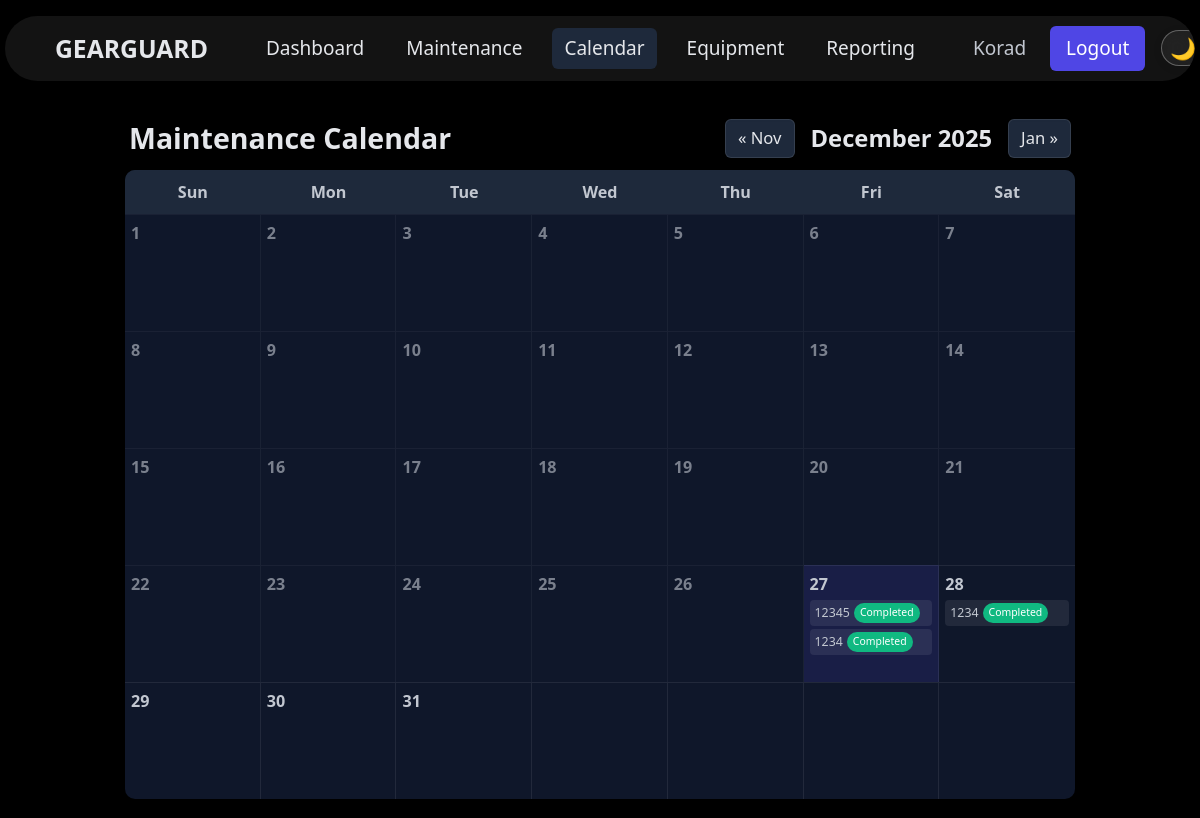
Page /calendar/ (signed in) on the committed database.
### maintenance/models.py (models this page shows, shortened)
class MaintenanceRecord(models.Model):
    STATUS_CHOICES = [
        ("scheduled", "Scheduled"),
        ("completed", "Completed"),
        ("overdue", "Overdue"),
    ]
    equipment = models.ForeignKey('equipment.Equipment', on_delete=models.CASCADE, related_name='maintenance_records')
    service_date = models.DateField()
    technician = models.CharField(max_length=100, blank=True)
    cost = models.DecimalField(max_digits=10, decimal_places=2, default=0)
    remarks = models.TextField(blank=True)
    next_due = models.DateField(null=True, blank=True)
    status = models.CharField(max_length=20, choices=STATUS_CHOICES, default='scheduled')

### equipment/models.py (models this page shows)
class Equipment(models.Model):
    STATUS_CHOICES = [
        ("active", "Active"),
        ("inactive", "Inactive"),
    ]
    asset_id = models.CharField(max_length=50, unique=True)
    name = models.CharField(max_length=120)
    category = models.ForeignKey(EquipmentCategory, on_delete=models.SET_NULL, null=True, related_name="equipments")
    company = models.CharField(max_length=100, blank=True)
    serial_no = models.CharField(max_length=100, blank=True)
    technician = models.CharField(max_length=100, blank=True)
    maintenance_team = models.CharField(max_length=100, blank=True)
    assigned_date = models.DateField(null=True, blank=True)
    maintenance_interval_days = models.PositiveIntegerField(default=90)
    status = models.CharField(max_length=20, choices=STATUS_CHOICES, default="active")
    description = models.TextField(blank=True)
    def __str__(self) -> str:
        return f"{self.asset_id} - {self.name}"

### gearguard/views.py (the view)
# urls.py: path('calendar/', calendar_view, name='calendar'),
@login_required
def calendar_view(request):
    from datetime import datetime, timedelta
    from maintenance.models import MaintenanceRecord
    import calendar
    today = datetime.now().date()
    year = int(request.GET.get('year', today.year))
    month = int(request.GET.get('month', today.month))
    first_day = datetime(year, month, 1).date()
    last_day = datetime(year, month, calendar.monthrange(year, month)[1]).date()
    records = (
        MaintenanceRecord.objects
        .filter(service_date__gte=first_day, service_date__lte=last_day)
        .select_related('equipment')
        .order_by('service_date')
    )
    records_by_date = {}
    for record in records:
        date_str = record.service_date.strftime('%Y-%m-%d')
        if date_str not in records_by_date:
            records_by_date[date_str] = []
        records_by_date[date_str].append(record)
    cal = calendar.monthcalendar(year, month)
    calendar_days = []
    for week in cal:
        week_days = []
        for day in week:
            if day == 0:
                week_days.append(None)  # Empty day (padding)
            else:
                current_date = datetime(year, month, day).date()
                date_str = current_date.strftime('%Y-%m-%d')
                week_days.append({
                    'day': day,
                    'date': current_date,
                    'records': records_by_date.get(date_str, []),
                    'is_today': current_date == today,
                    'is_past': current_date < today,
                })
        calendar_days.append(week_days)
    prev_month = datetime(year, month, 1) - timedelta(days=1)
    next_month = datetime(year, month, calendar.monthrange(year, month)[1]) + timedelta(days=1)
    context = {
        'calendar': calendar_days,
        'current_month': datetime(year, month, 1),
        'prev_month': prev_month,
        'next_month': next_month,
        'month_name': calendar.month_name[month],
        'year': year,
    }
    return render(request, 'calendar.html', context)

### templates/calendar.html (shortened to what this page needs)
{% extends 'base.html' %}
{% block content %}
<div class="calendar-container">
    <div class="calendar-header">
        <h1 style="margin: 0; font-size: 1.5rem;">Maintenance Calendar</h1>
        <div class="calendar-nav">
            <a href="?year={{ prev_month.year }}&month={{ prev_month.month }}" class="nav-button">&laquo; {{ prev_month|date:"M" }}</a>
            <h2>{{ month_name }} {{ year }}</h2>
            <a href="?year={{ next_month.year }}&month={{ next_month.month }}" class="nav-button">{{ next_month|date:"M" }} &raquo;</a>
        </div>
    </div>
    <div class="calendar-grid">
        <div class="calendar-weekdays">
            <div class="weekday">Sun</div>
            <div class="weekday">Mon</div>
            <div class="weekday">Tue</div>
            <div class="weekday">Wed</div>
            <div class="weekday">Thu</div>
            <div class="weekday">Fri</div>
            <div class="weekday">Sat</div>
        </div>
        <div class="calendar-weeks">
        {% for week in calendar %}
        <div class="calendar-week">
            {% for day in week %}
            {% if day %}
            <div class="calendar-day {% if day.is_today %}today{% endif %} {% if day.is_past %}past{% endif %}">
                <div class="day-number">{{ day.day }}</div>
                {% if day.records %}
                <div class="maintenance-items">
                    {% for record in day.records %}
                    <div class="maintenance-item" title="{{ record.equipment }} - {{ record.get_status_display }}">
                        <span class="equipment-name">{{ record.equipment.asset_id }}</span>
                        <span class="status-badge status-{{ record.status }}">{{ record.get_status_display }}</span>
                    </div>
                    {% endfor %}
                </div>
                {% endif %}
            </div>
            {% else %}
            <div class="calendar-day empty"></div>
            {% endif %}
            {% endfor %}
        </div>
        {% endfor %}
        </div>
    </div>
</div>
{% endblock %}

### templates/base.html (shortened to what this page needs)
<!doctype html>
<html lang="en" data-theme="dark">
<head>
    <link rel="stylesheet" href="https://cdn.jsdelivr.net/npm/@picocss/pico@2/css/pico.min.css">
</head>
<body>
    <div class="topbar-wrap">
        <div class="topbar">
            <a class="brand" href="/">GEARGUARD</a>
            <nav class="menu" id="mainMenu">
                <a href="/" class="{% if request.path == '/' %}active{% endif %}">Dashboard</a>
                <a href="/maintenance/"
                    class="{% if request.path == '/maintenance/' %}active{% endif %}">Maintenance</a>
                <a href="/calendar/" class="{% if request.path == '/calendar/' %}active{% endif %}">Calendar</a>
                <a href="/equipment/" class="{% if request.path == '/equipment/' %}active{% endif %}">Equipment</a>
                <a href="/notifications/"
                    class="{% if request.path == '/notifications/' %}active{% endif %}">Reporting</a>
            </nav>
            <div class="actions">
                {% if user.is_authenticated %}
                <span class="username">{{ user.username|title }}</span>
                <a class="cta" href="/users/logout/">Logout</a>
                {% else %}
                <a href="/users/login/">Login</a>
                <a class="cta" href="/users/signup/">Get Started</a>
                {% endif %}
                <button class="theme-toggle" id="themeToggle">🌙</button>
            </div>
        </div>
    </div>
    <main class="container">
        {% block content %}{% endblock %}
    </main>
</body>
</html>

### templates/base.html (style rules this page uses)
:root { --bar-bg: #0F172A; --pico-background-color: #000000; --bar-hover: #1E293B; --bar-radius: 10px; --bar-shadow: 0 6px 18px rgba(0, 0, 0, 0.35); --bar-text: #E5E7EB; --text-muted: #9CA3AF; --primary: #4F46E5; --success: #10B981; --warning: #F59E0B; --danger: #EF4444; --border-soft: rgba(255, 255, 255, 0.08); }
.topbar-wrap { position: fixed; top: 16px; left: 50%; transform: translateX(-50%); width: calc(100% - 10px); max-width: 1500px; background: rgba(26, 26, 26, 0.85); border-radius: 999px; backdrop-filter: blur(12px); box-shadow: 0 10px 30px rgba(0,0,0,0.3); overflow: hidden; z-index: 1000; }
.topbar { display: flex; align-items: center; justify-content: space-between; gap: 16px; padding: 10px 50px; width: 100%; box-sizing: border-box; }
main.container { margin-top: 100px; }
.topbar-wrap { background: rgba(26, 26, 26, 0.75); transition: background-color 0.5s ease, border-color 0.3s ease; }
.brand { font-size: 1.3rem; font-weight: 800; color: var(--bar-text); text-decoration: none; margin-right: 30px; }
.menu { display: flex; gap: 18px; white-space: nowrap; flex: .5; }
.menu a { color: var(--bar-text); text-decoration: none; padding: 6px 12px; border-radius: 6px; transition: 0.3s; }
.menu a:hover, .menu a.active { background: var(--bar-hover); }
.actions { display: flex; align-items: center; gap: 16px; margin-left: 30px; }
.username { margin-right: 8px; white-space: nowrap; }
.cta { background: #4f46e5; color: #fff; padding: 8px 16px; border-radius: 6px; text-decoration: none; }
.theme-toggle { width: 44px; height: 36px; border-radius: 18px; border: 1.5px solid rgba(255, 255, 255, 0.3); background: rgba(255, 255, 255, 0.05); color: var(--bar-text); font-size: 1.1rem; cursor: pointer; display: flex; align-items: center; justify-content: center; transition: all 0.3s ease; backdrop-filter: blur(10px); box-shadow: 0 2px 8px rgba(0, 0, 0, 0.1); }
* { transition: background-color 0.5s ease, color 0.3s ease, border-color 0.3s ease; }

### templates/calendar.html (style rules this page uses)
.calendar-container { height: calc(100vh - 120px); max-width: 100%; display: flex; flex-direction: column; gap: 12px; }
.calendar-header { display: flex; justify-content: space-between; align-items: center; flex-wrap: wrap; gap: 12px; padding: 0 4px; }
.calendar-header h1 { margin: 0; font-size: 1.5rem; color: var(--bar-text); flex-shrink: 0; }
.calendar-nav { display: flex; align-items: center; gap: 16px; flex-shrink: 0; }
.calendar-nav h2 { margin: 0; font-size: 1.25rem; color: var(--bar-text); min-width: 120px; text-align: center; }
.nav-button { padding: 6px 12px; background: var(--bar-hover); color: var(--bar-text); text-decoration: none; border-radius: 6px; transition: all 0.2s ease; font-size: 0.875rem; border: 1px solid rgba(255, 255, 255, 0.1); white-space: nowrap; }
.calendar-grid { flex: 1; display: flex; flex-direction: column; background: var(--bar-bg); border-radius: 10px; overflow: hidden; box-shadow: 0 4px 12px rgba(0,0,0,0.15); }
.calendar-weekdays { display: grid; grid-template-columns: repeat(7, 1fr); background: var(--bar-hover); }
.weekday { padding: 10px 0; text-align: center; font-weight: 600; font-size: 0.85rem; }
.calendar-weeks { flex: 1; display: flex; flex-direction: column; }
.calendar-week { display: grid; grid-template-columns: repeat(7, 1fr); flex: 1; }
.calendar-day { border-right: 1px solid rgba(255,255,255,0.08); border-top: 1px solid rgba(255,255,255,0.08); padding: 6px; display: flex; flex-direction: column; overflow: hidden; min-height: 110px; }
.calendar-day:last-child { border-right: none; }
.calendar-day.today { background: rgba(79,70,229,0.15); }
.calendar-day.past { opacity: 0.6; }
.day-number { font-weight: 600; font-size: 0.85rem; margin-bottom: 4px; }
.maintenance-items { display: flex; flex-direction: column; gap: 3px; overflow: hidden; }
.maintenance-item { display: flex; align-items: center; gap: 4px; background: rgba(255,255,255,0.08); padding: 3px 5px; border-radius: 4px; font-size: 0.65rem; }
.equipment-name { max-width: 70px; overflow: hidden; text-overflow: ellipsis; white-space: nowrap; }
.status-completed { background:#10b981; }
.status-badge { color: #fff; padding: 2px 6px; border-radius: 10px; font-size: 0.55rem; }

### rows in the picture
MaintenanceRecord: equipment.asset_id "12345", status "Completed"
MaintenanceRecord: equipment.asset_id "1234", status "Completed"
MaintenanceRecord: equipment.asset_id "1234", status "Completed"

### other values in the picture
{{ user.username|title }} "Korad"
{{ prev_month|date:"M" }} "Nov"
{{ month_name }} "December"
{{ year }} "2025"
{{ next_month|date:"M" }} "Jan"
{{ day.day }} "1" "2" "3" "4" "5" "6" "7" "8" "9" "10" "11" "12" "13" "14" "15" "16" "17" "18" "19" "20" "21" "22" "23" "24" "25" "26" "27" "28" "29" "30" "31"
